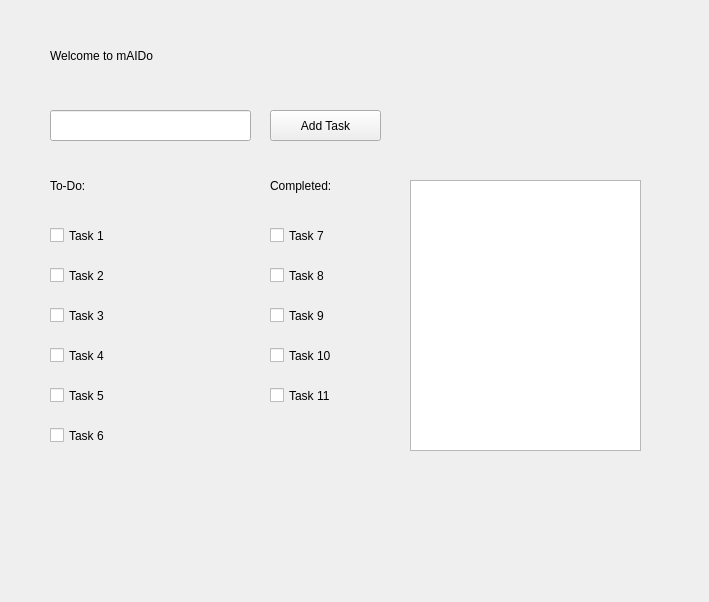
<?xml version="1.0" encoding="UTF-8"?>
<ui version="4.0">
 <class>Form</class>
 <widget class="QWidget" name="Form">
  <property name="geometry">
   <rect>
    <x>0</x>
    <y>0</y>
    <width>709</width>
    <height>602</height>
   </rect>
  </property>
  <property name="minimumSize">
   <size>
    <width>709</width>
    <height>602</height>
   </size>
  </property>
  <property name="maximumSize">
   <size>
    <width>709</width>
    <height>602</height>
   </size>
  </property>
  <property name="windowTitle">
   <string>Form</string>
  </property>
  <widget class="QLineEdit" name="lineEdit">
   <property name="geometry">
    <rect>
     <x>50</x>
     <y>110</y>
     <width>201</width>
     <height>31</height>
    </rect>
   </property>
  </widget>
  <widget class="QPushButton" name="pushButton">
   <property name="geometry">
    <rect>
     <x>270</x>
     <y>110</y>
     <width>111</width>
     <height>31</height>
    </rect>
   </property>
   <property name="minimumSize">
    <size>
     <width>111</width>
     <height>31</height>
    </size>
   </property>
   <property name="styleSheet">
    <string notr="true">font: 12pt &quot;Calibri&quot;;</string>
   </property>
   <property name="text">
    <string>Add Task</string>
   </property>
  </widget>
  <widget class="QLabel" name="label">
   <property name="geometry">
    <rect>
     <x>50</x>
     <y>10</y>
     <width>451</width>
     <height>91</height>
    </rect>
   </property>
   <property name="styleSheet">
    <string notr="true">font: bold 24pt &quot;Calibri&quot;;</string>
   </property>
   <property name="text">
    <string>Welcome to mAIDo</string>
   </property>
  </widget>
  <widget class="QCheckBox" name="checkBox">
   <property name="geometry">
    <rect>
     <x>50</x>
     <y>220</y>
     <width>191</width>
     <height>31</height>
    </rect>
   </property>
   <property name="styleSheet">
    <string notr="true">font: 14pt &quot;Calibri&quot;;</string>
   </property>
   <property name="text">
    <string>Task 1</string>
   </property>
  </widget>
  <widget class="QCheckBox" name="checkBox_2">
   <property name="geometry">
    <rect>
     <x>50</x>
     <y>260</y>
     <width>191</width>
     <height>31</height>
    </rect>
   </property>
   <property name="styleSheet">
    <string notr="true">font: 14pt &quot;Calibri&quot;;</string>
   </property>
   <property name="text">
    <string>Task 2</string>
   </property>
  </widget>
  <widget class="QCheckBox" name="checkBox_3">
   <property name="geometry">
    <rect>
     <x>50</x>
     <y>300</y>
     <width>191</width>
     <height>31</height>
    </rect>
   </property>
   <property name="styleSheet">
    <string notr="true">font: 14pt &quot;Calibri&quot;;</string>
   </property>
   <property name="text">
    <string>Task 3</string>
   </property>
  </widget>
  <widget class="QCheckBox" name="checkBox_4">
   <property name="geometry">
    <rect>
     <x>50</x>
     <y>340</y>
     <width>191</width>
     <height>31</height>
    </rect>
   </property>
   <property name="styleSheet">
    <string notr="true">font: 14pt &quot;Calibri&quot;;</string>
   </property>
   <property name="text">
    <string>Task 4</string>
   </property>
  </widget>
  <widget class="QCheckBox" name="checkBox_5">
   <property name="geometry">
    <rect>
     <x>50</x>
     <y>380</y>
     <width>191</width>
     <height>31</height>
    </rect>
   </property>
   <property name="styleSheet">
    <string notr="true">font: 14pt &quot;Calibri&quot;;</string>
   </property>
   <property name="text">
    <string>Task 5</string>
   </property>
  </widget>
  <widget class="QCheckBox" name="checkBox_6">
   <property name="geometry">
    <rect>
     <x>50</x>
     <y>420</y>
     <width>191</width>
     <height>31</height>
    </rect>
   </property>
   <property name="styleSheet">
    <string notr="true">font: 14pt &quot;Calibri&quot;;</string>
   </property>
   <property name="text">
    <string>Task 6</string>
   </property>
  </widget>
  <widget class="QCheckBox" name="checkBox_8">
   <property name="geometry">
    <rect>
     <x>270</x>
     <y>220</y>
     <width>191</width>
     <height>31</height>
    </rect>
   </property>
   <property name="styleSheet">
    <string notr="true">font: 14pt &quot;Calibri&quot;;</string>
   </property>
   <property name="text">
    <string>Task 7</string>
   </property>
  </widget>
  <widget class="QCheckBox" name="checkBox_9">
   <property name="geometry">
    <rect>
     <x>270</x>
     <y>380</y>
     <width>191</width>
     <height>31</height>
    </rect>
   </property>
   <property name="styleSheet">
    <string notr="true">font: 14pt &quot;Calibri&quot;;</string>
   </property>
   <property name="text">
    <string>Task 11</string>
   </property>
  </widget>
  <widget class="QCheckBox" name="checkBox_10">
   <property name="geometry">
    <rect>
     <x>270</x>
     <y>260</y>
     <width>191</width>
     <height>31</height>
    </rect>
   </property>
   <property name="styleSheet">
    <string notr="true">font: 14pt &quot;Calibri&quot;;</string>
   </property>
   <property name="text">
    <string>Task 8</string>
   </property>
  </widget>
  <widget class="QCheckBox" name="checkBox_11">
   <property name="geometry">
    <rect>
     <x>270</x>
     <y>340</y>
     <width>191</width>
     <height>31</height>
    </rect>
   </property>
   <property name="styleSheet">
    <string notr="true">font: 14pt &quot;Calibri&quot;;</string>
   </property>
   <property name="text">
    <string>Task 10</string>
   </property>
  </widget>
  <widget class="QCheckBox" name="checkBox_12">
   <property name="geometry">
    <rect>
     <x>270</x>
     <y>300</y>
     <width>191</width>
     <height>31</height>
    </rect>
   </property>
   <property name="styleSheet">
    <string notr="true">font: 14pt &quot;Calibri&quot;;</string>
   </property>
   <property name="text">
    <string>Task 9</string>
   </property>
  </widget>
  <widget class="QLabel" name="label_2">
   <property name="geometry">
    <rect>
     <x>50</x>
     <y>170</y>
     <width>161</width>
     <height>31</height>
    </rect>
   </property>
   <property name="styleSheet">
    <string notr="true">font: bold 18pt &quot;Calibri&quot;;</string>
   </property>
   <property name="text">
    <string>To-Do:</string>
   </property>
  </widget>
  <widget class="QLabel" name="label_3">
   <property name="geometry">
    <rect>
     <x>270</x>
     <y>170</y>
     <width>231</width>
     <height>31</height>
    </rect>
   </property>
   <property name="styleSheet">
    <string notr="true">font: bold 18pt &quot;Calibri&quot;;</string>
   </property>
   <property name="text">
    <string>Completed:</string>
   </property>
  </widget>
  <widget class="QListWidget" name="listWidget">
   <property name="geometry">
    <rect>
     <x>410</x>
     <y>180</y>
     <width>231</width>
     <height>271</height>
    </rect>
   </property>
  </widget>
 </widget>
 <resources/>
 <connections/>
</ui>
